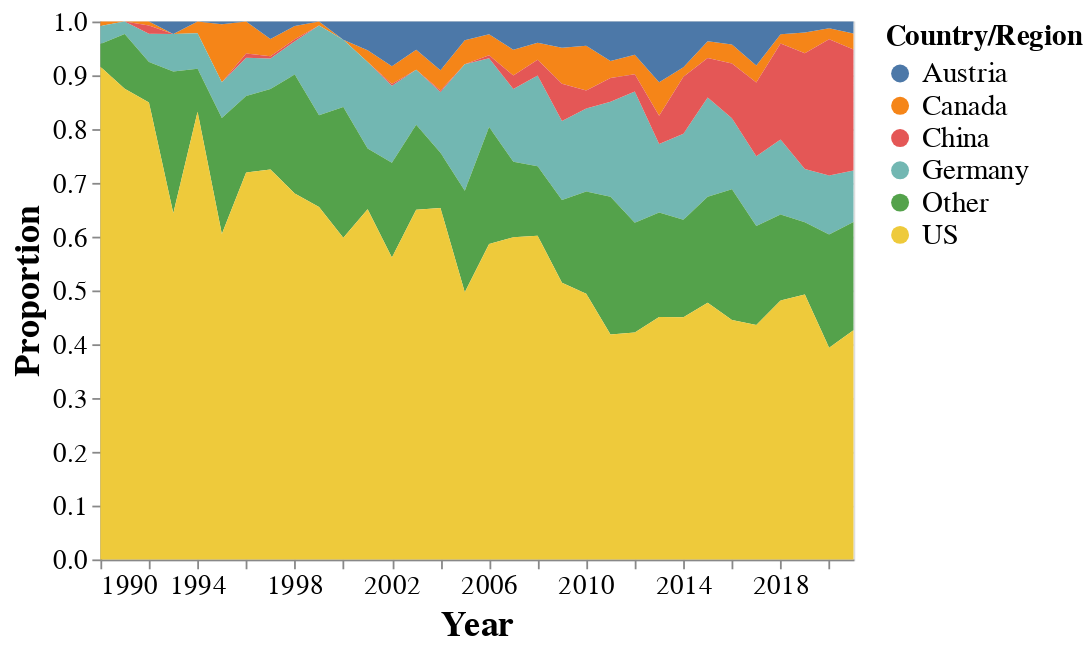

Notebook source saved alongside this figure:
### Code cell
source = cntry_ts_prop_df

chart2 = alt.Chart(source).mark_area().encode(
    x="Year:T",
    y=alt.Y(
        "ratio:Q",
        title = 'Proportion'
    ),
    color=alt.Color(
        "country:N",
        title = 'Country/Region',
    )
).configure_axis(
    labelFontSize=15,
    titleFontSize=20
).configure_legend(
    titleFontSize=16,
    labelFontSize=16
).configure_title(
    anchor='start',
    fontSize=20
).properties(
    width=420
)

chart2

### Figure 1 — Vega-Lite specification as saved in the notebook (floating-point values rounded to 4 significant figures; data arrays with more than 128 entries replaced by an {"elided": "..."} marker saying what was removed)
{"config": {"view": {"continuousWidth": 400, "continuousHeight": 300}, "axis": {"labelFontSize": 15, "titleFontSize": 20}, "legend": {"labelFontSize": 16, "titleFontSize": 16}, "title": {"anchor": "start", "fontSize": 20}}, "data": {"name": "data-7fddc5325b6b90c852650b84e5d0f0a7"}, "mark": "area", "encoding": {"color": {"field": "country", "title": "Country/Region", "type": "nominal"}, "x": {"field": "Year", "type": "temporal"}, "y": {"field": "ratio", "title": "Proportion", "type": "quantitative"}}, "width": 420, "$schema": "https://vega.github.io/schema/vega-lite/v4.17.0.json", "datasets": {"data-7fddc5325b6b90c852650b84e5d0f0a7": {"elided": "173 records"}}}
